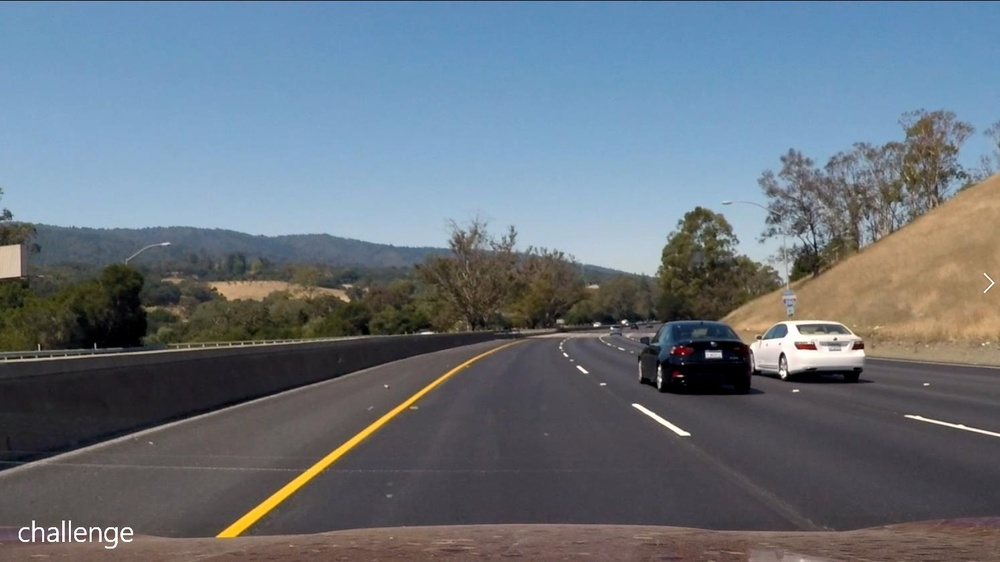
#> input picture test_images/test.jpg, 1000 x 562 px, shrunk from 1495 x 840 before the run; its folder holds only this picture in this run
$ jupyter execute --allow-errors P1.ipynb   (shell and % lines are left out)
#> lines starting #> are read from the running program, lines starting #| are printed output that depends on the picture; after the words box and inside, x2 and y2 are one past the last pixel; in counts of white or black regions, pixels touching at a corner belong together
# Self-Driving Car Engineer Nanodegree

## Project: **Finding Lane Lines on the Road**
***
In this project, you will use the tools you learned about in the lesson to identify lane lines on the road.  You can develop your pipeline on a series of individual images, and later apply the result to a video stream (really just a series of images). Check out the video clip "raw-lines-example.mp4" (also contained in this repository) to see what the output should look like after using the helper functions below.

Once you have a result that looks roughly like "raw-lines-example.mp4", you'll need to get creative and try to average and/or extrapolate the line segments you've detected to map out the full extent of the lane lines.  You can see an example of the result you're going for in the video "P1_example.mp4".  Ultimately, you would like to draw just one line for the left side of the lane, and one for the right.

In addition to implementing code, there is a brief writeup to complete. The writeup should be completed in a separate file, which can be either a markdown file or a pdf document. There is a [write up template](https://github.com/udacity/CarND-LaneLines-P1/blob/master/writeup_template.md) that can be used to guide the writing process. Completing both the code in the Ipython notebook and the writeup template will cover all of the [rubric points](https://review.udacity.com/#!/rubrics/322/view) for this project.

---
Let's have a look at our first image called 'test_images/solidWhiteRight.jpg'.  Run the 2 cells below (hit Shift-Enter or the "play" button above) to display the image.

**Note: If, at any point, you encounter frozen display windows or other confounding issues, you can always start again with a clean slate by going to the "Kernel" menu above and selecting "Restart & Clear Output".**

---

**The tools you have are color selection, region of interest selection, grayscaling, Gaussian smoothing, Canny Edge Detection and Hough Tranform line detection.  You  are also free to explore and try other techniques that were not presented in the lesson.  Your goal is piece together a pipeline to detect the line segments in the image, then average/extrapolate them and draw them onto the image for display (as below).  Once you have a working pipeline, try it out on the video stream below.**

---

<figure>

 <figcaption>
 <p></p>
 <p style="text-align: center;"> Your output should look something like this (above) after detecting line segments using the helper functions below </p>
 </figcaption>
</figure>
 <p></p>
<figure>

 <figcaption>
 <p></p>
 <p style="text-align: center;"> Your goal is to connect/average/extrapolate line segments to get output like this</p>
 </figcaption>
</figure>

**Run the cell below to import some packages.  If you get an `import error` for a package you've already installed, try changing your kernel (select the Kernel menu above --> Change Kernel).  Still have problems?  Try relaunching Jupyter Notebook from the terminal prompt.  Also, consult the forums for more troubleshooting tips.**

## Import Packages

[cell 1]
#importing some useful packages
import matplotlib.pyplot as plt
import matplotlib.image as mpimg
import numpy as np
import cv2

## Read in an Image

#> (a cell that did not finish here is left out)

## Ideas for Lane Detection Pipeline

**Some OpenCV functions (beyond those introduced in the lesson) that might be useful for this project are:**

`cv2.inRange()` for color selection
`cv2.fillPoly()` for regions selection
`cv2.line()` to draw lines on an image given endpoints
`cv2.addWeighted()` to coadd / overlay two images
`cv2.cvtColor()` to grayscale or change color
`cv2.imwrite()` to output images to file
`cv2.bitwise_and()` to apply a mask to an image

**Check out the OpenCV documentation to learn about these and discover even more awesome functionality!**

## Helper Functions

Below are some helper functions to help get you started. They should look familiar from the lesson!

[cell 3]
import math

def grayscale(img):
    """Applies the Grayscale transform
    This will return an image with only one color channel
    but NOTE: to see the returned image as grayscale
    (assuming your grayscaled image is called 'gray')
    you should call plt.imshow(gray, cmap='gray')"""
    return cv2.cvtColor(img, cv2.COLOR_RGB2GRAY)
    # Or use BGR2GRAY if you read an image with cv2.imread()
    #return cv2.cvtColor(img, cv2.COLOR_BGR2GRAY)

def canny(img, low_threshold, high_threshold):
    """Applies the Canny transform"""
    return cv2.Canny(img, low_threshold, high_threshold)

def gaussian_blur(img, kernel_size):
    """Applies a Gaussian Noise kernel"""
    return cv2.GaussianBlur(img, (kernel_size, kernel_size), 0)

def region_of_interest(img, vertices):
    """
    Applies an image mask.

    Only keeps the region of the image defined by the polygon
    formed from `vertices`. The rest of the image is set to black.
    `vertices` should be a numpy array of integer points.
    """
    #defining a blank mask to start with
    mask = np.zeros_like(img)

    #defining a 3 channel or 1 channel color to fill the mask with depending on the input image
    if len(img.shape) > 2:
        channel_count = img.shape[2]  # i.e. 3 or 4 depending on your image
        ignore_mask_color = (255,) * channel_count
    else:
        ignore_mask_color = 255

    #filling pixels inside the polygon defined by "vertices" with the fill color
    cv2.fillPoly(mask, vertices, ignore_mask_color)

    #returning the image only where mask pixels are nonzero
    masked_image = cv2.bitwise_and(img, mask)
    return masked_image

# [12 lines left out: function remove_outlier, not called in this run]

def draw_lines(img, lines, color=[255, 0, 0], thickness=5):
    """
    NOTE: this is the function you might want to use as a starting point once you want to
    average/extrapolate the line segments you detect to map out the full
    extent of the lane (going from the result shown in raw-lines-example.mp4
    to that shown in P1_example.mp4).

    Think about things like separating line segments by their
    slope ((y2-y1)/(x2-x1)) to decide which segments are part of the left
    line vs. the right line.  Then, you can average the position of each of
    the lines and extrapolate to the top and bottom of the lane.

    This function draws `lines` with `color` and `thickness`.
    Lines are drawn on the image inplace (mutates the image).
    If you want to make the lines semi-transparent, think about combining
    this function with the weighted_img() function below
    """
    imshape = img.shape
    yedgetop = int(0.6 * imshape[0]) #around horizon
    yedgebottom = imshape[0]
    left1 = []
    left2 = []
    right1 = []
    right2 = []
    for line in lines:
        for x1,y1,x2,y2 in line:
            if (x2-x1) == 0 :
                continue
            #cv2.line(img, (int(x1), int(y1)), (int(x2), int(y2)), color, thickness)
            slope = ((y2-y1)/(x2-x1))
            if math.fabs(slope) < 0.5:
                continue
            if slope <= 0:
                left1.extend([x1, x2])
                left2.extend([y1, y2])
            else:
                right1.extend([x1, x2])
                right2.extend([y1, y2])

    if(len(left1) != 0):
        poly_left = np.poly1d(np.polyfit(
            left2,
            left1,
            deg=1
        ))
        left1avg = int(poly_left(yedgetop))
        left2avg = int(poly_left(yedgebottom))
        cv2.line(img, (int(left1avg), int(yedgetop)), (int(left2avg), int(yedgebottom)), color, thickness)

    if(len(right1) != 0):
        poly_right = np.poly1d(np.polyfit(
            right2,
            right1,
            deg=1
        ))
        right1avg = int(poly_right(yedgetop))
        right2avg = int(poly_right(yedgebottom))
        cv2.line(img, (int(right1avg), int(yedgetop)), (int(right2avg), int(yedgebottom)), color, thickness)

def hough_lines(img, rho, theta, threshold, min_line_len, max_line_gap):
    """
    `img` should be the output of a Canny transform.

    Returns an image with hough lines drawn.
    """
    lines = cv2.HoughLinesP(img, rho, theta, threshold, np.array([]), minLineLength=min_line_len, maxLineGap=max_line_gap)
    line_img = np.zeros((img.shape[0], img.shape[1], 3), dtype=np.uint8)
    draw_lines(line_img, lines)
    return line_img

# Python 3 has support for cool math symbols.

def weighted_img(img, initial_img, α=0.8, β=1., γ=0.):
    """
    `img` is the output of the hough_lines(), An image with lines drawn on it.
    Should be a blank image (all black) with lines drawn on it.

    `initial_img` should be the image before any processing.

    The result image is computed as follows:

    initial_img * α + img * β + γ
    NOTE: initial_img and img must be the same shape!
    """
    return cv2.addWeighted(initial_img, α, img, β, γ)

## Test Images

Build your pipeline to work on the images in the directory "test_images"
**You should make sure your pipeline works well on these images before you try the videos.**

[cell 4]
import os
os.listdir("test_images/")

## Build a Lane Finding Pipeline

Build the pipeline and run your solution on all test_images. Make copies into the `test_images_output` directory, and you can use the images in your writeup report.

Try tuning the various parameters, especially the low and high Canny thresholds as well as the Hough lines parameters.

[cell 5]
# TODO: Build your pipeline that will draw lane lines on the test_images
# then save them to the test_images_output directory.
#reading in an image
imagenames = os.listdir("test_images/")
for imagename in imagenames:

    image = mpimg.imread('test_images/'+imagename)
#> image is the input picture: shape (562, 1000, 3); mean R, G, B 104.2, 114.6, 124.8
    gray = grayscale(image)
#> in grayscale, `return cv2.cvtColor(img, cv2.COLOR_RGB2GRAY)`:
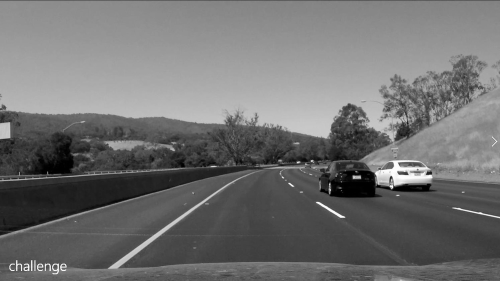
#> returned value: shape (562, 1000) (shown at 1/2 size); min 0, max 255, mean 112.6

    cv2.imwrite('test_images_out/'+imagename+"_step1.jpg", gray)

    # Define a kernel size and apply Gaussian smoothing
    kernel_size = 5
    blur_gray = gaussian_blur(gray, kernel_size)
    cv2.imwrite('test_images_out/'+imagename+"_step2.jpg", blur_gray)

    # Define our parameters for Canny and apply
    low_threshold = 100
    high_threshold = 200
    edges = canny(blur_gray, low_threshold, high_threshold)
#> in canny, `return cv2.Canny(img, low_threshold, high_threshold)`:
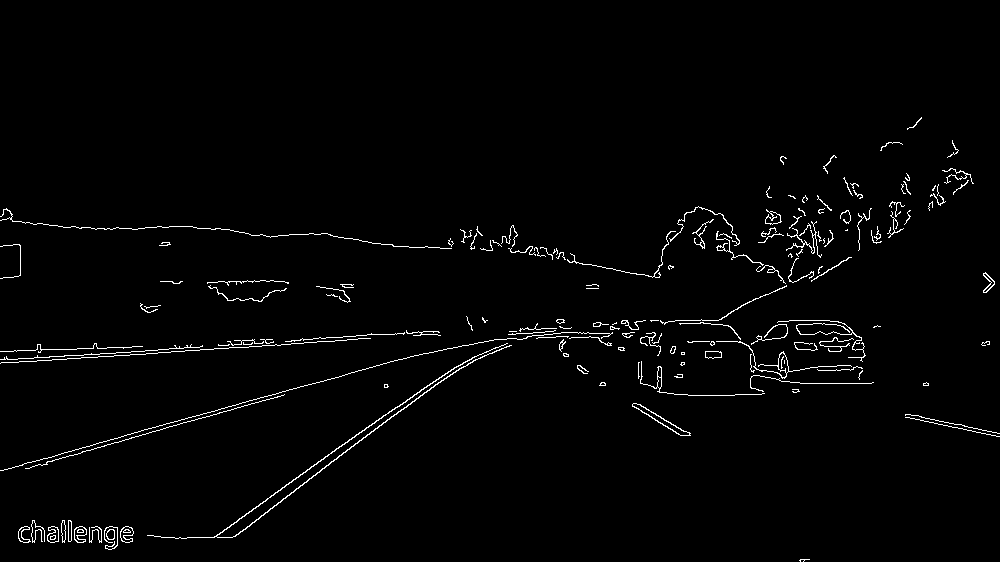
#> returned value: shape (562, 1000); 1.8% white in thin lines or dots, all inside (x1, y1, x2, y2) = (0, 117, 1000, 562)
    cv2.imwrite('test_images_out/'+imagename+"_step3.jpg", edges)

    # defining a four sided polygon to mask
    imshape = image.shape
    p1x = 0
    p1y = int(imshape[0])
    p2x = int(imshape[1]/2)-30
    p2y = int(0.5*imshape[0])
    p3x = int(imshape[1]/2)+30
    p3y = int(0.5*imshape[0])
    p4x = imshape[1]
    p4y = imshape[0]
    vertices = np.array([[(p1x,p1y),(p2x, p2y), (p3x, p3y), (p4x,p4y)]], dtype=np.int32)
    masked_edges = region_of_interest(edges, vertices)
#> in region_of_interest, `cv2.fillPoly(mask, vertices, ignore_mask_color)`:
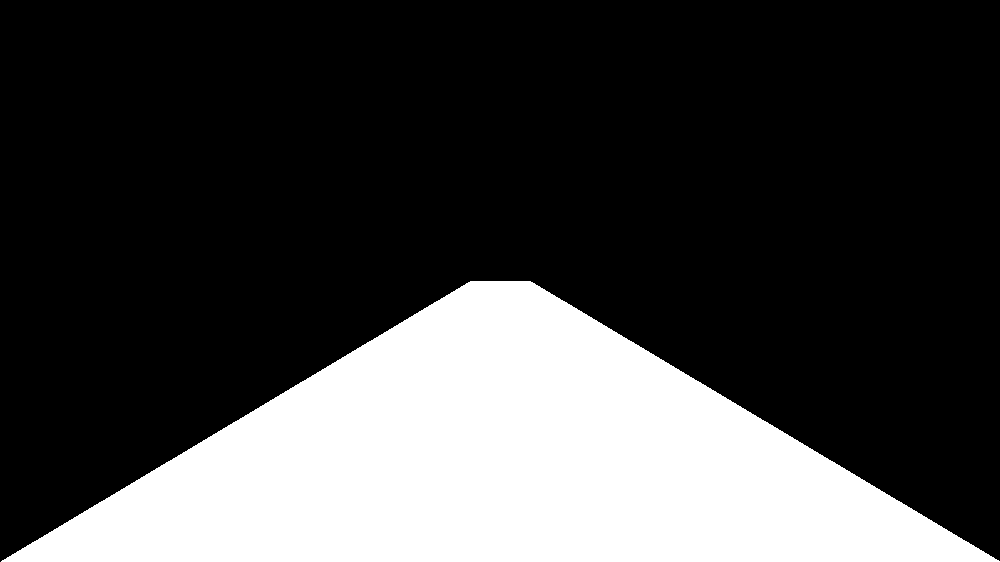
#> mask: shape (562, 1000); 26.5% white; 1 white region, box (x1, y1, x2, y2) and area: (1, 281, 1000, 562) 149119
#> in region_of_interest, `masked_image = cv2.bitwise_and(img, mask)`:
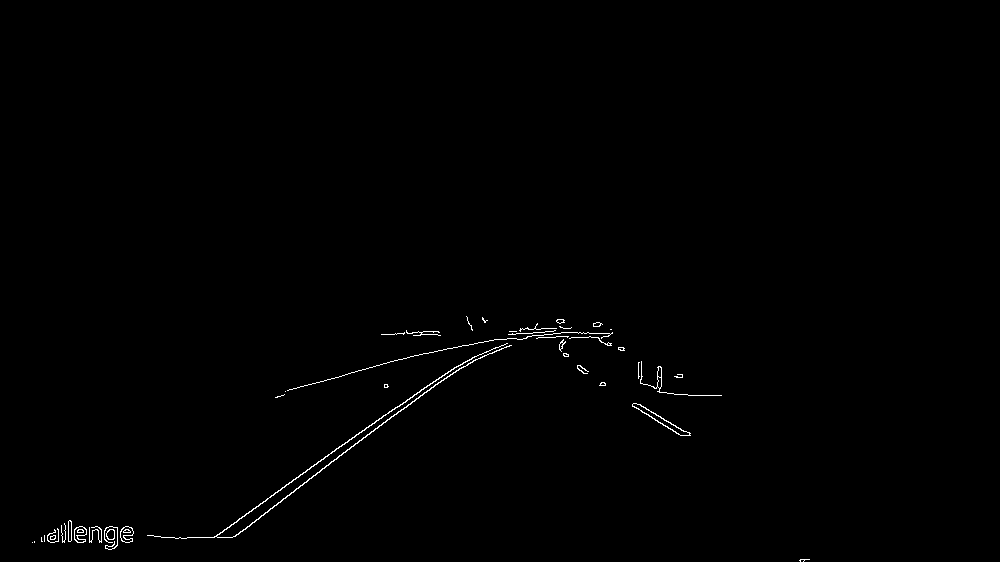
#> masked_image: shape (562, 1000); 0.5% white in thin lines or dots, all inside (x1, y1, x2, y2) = (32, 316, 810, 562)
    cv2.imwrite('test_images_out/'+imagename+"_step4.jpg", masked_edges)

    # Define the Hough transform parameters
    # Make a blank the same size as our image to draw on
    rho = 6 # distance resolution in pixels of the Hough grid
    theta = np.pi/60 # angular resolution in radians of the Hough grid
    threshold = 100     # minimum number of votes (intersections in Hough grid cell)
    min_line_length = 40 #minimum number of pixels making up a line
    max_line_gap = 25   # maximum gap in pixels between connectable line segments
    line_image = np.copy(image)*0 # creating a blank to draw lines on
#> line_image: shape (562, 1000, 3); every value is 0

    # Run Hough on edge detected image
    # Output "lines" is an array containing endpoints of detected line segments
    linesimage = hough_lines(masked_edges, rho, theta, threshold, min_line_length, max_line_gap)
#> in hough_lines, `lines = cv2.HoughLinesP(img, rho, theta, threshold, np.array([]), minL..`: lines = 41 rows, first 6: [480, 358, 522, 328], [435, 384, 520, 328], [479, 358, 527, 327], [491, 353, 537, 323], [349, 439, 405, 402], [467, 365, 514, 331]
#> the loop in draw_lines, `for line in lines:` made 41 passes
#> after the loop in draw_lines, `for line in lines:`: left1 = 38 values, max 562 at index 19, min 211 at index 12, mean 418.6; left2 = 38 values, max 537 at index 12, min 319 at index 19, mean 400.5; right1 = [531, 605, 632, 678, 639, 690]; right2 = [329, 383, 405, 434, 404, 433]
#> in draw_lines, `left1avg = int(poly_left(yedgetop))`: left1avg = 511
#> in draw_lines, `left2avg = int(poly_left(yedgebottom))`: left2avg = 182
#> in draw_lines, `right1avg = int(poly_right(yedgetop))`: right1avg = 539
#> in draw_lines, `right2avg = int(poly_right(yedgebottom))`: right2avg = 868
#> in draw_lines, `cv2.line(img, (int(right1avg), int(yedgetop)), (int(right2avg), int(ye..`:
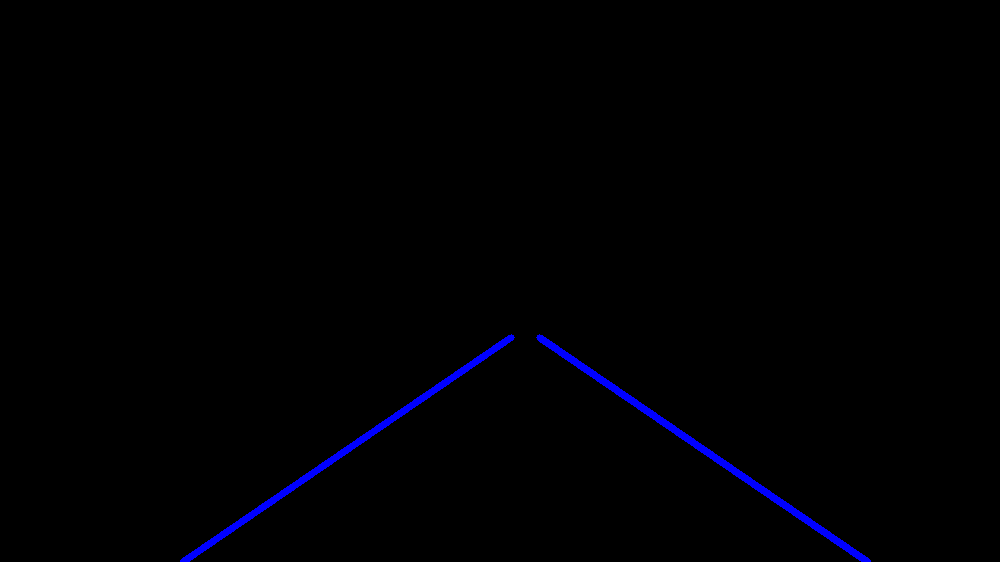
#> img: shape (562, 1000, 3); mean of channels 0, 1, 2 2.5, 0, 0; drawn as B, G, R
    cv2.imwrite('test_images_out/'+imagename+"_step5.jpg", linesimage)

    final = weighted_img(linesimage, image, )
#> in weighted_img, `return cv2.addWeighted(initial_img, α, img, β, γ)`:
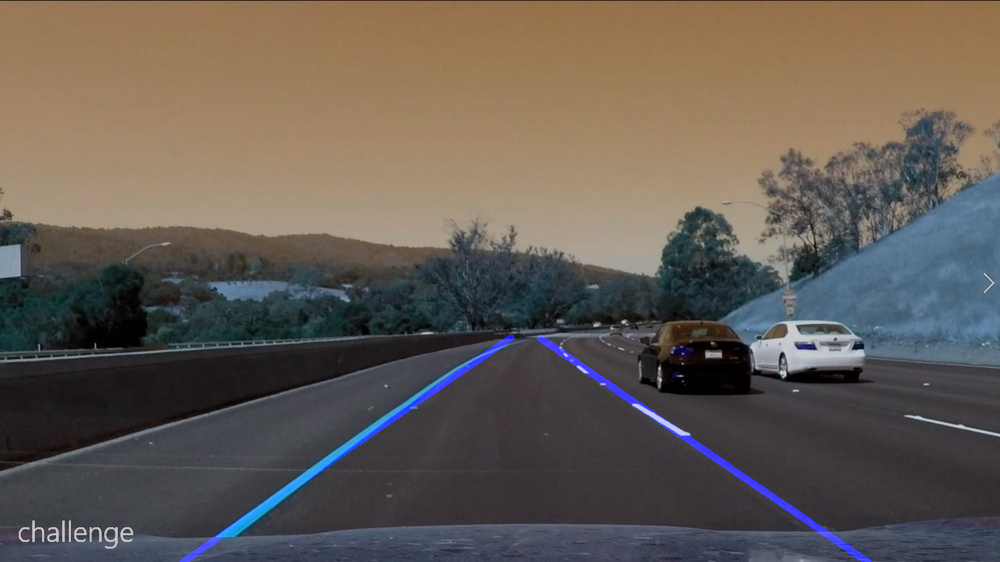
#> returned value: shape (562, 1000, 3); mean of channels 0, 1, 2 84.8, 91.7, 99.8; drawn as B, G, R
    cv2.imwrite('test_images_out/'+imagename+"_step6.jpg", final)
